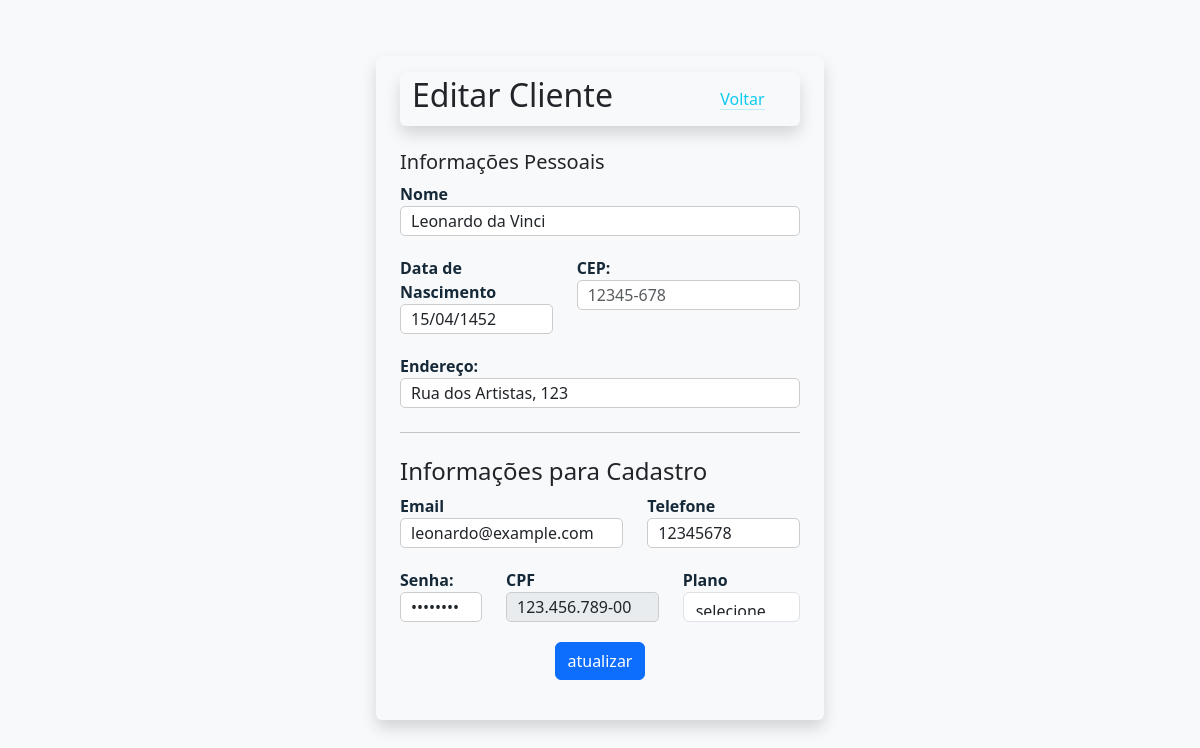
Page /healthtech_Vfinal/templates/editCliente.php?id=1 (signed in) on the committed database.
### tables this page shows
CREATE TABLE tb_cliente (
  id INTEGER UNSIGNED NOT NULL AUTO_INCREMENT,
  cpf VARCHAR(14) NOT NULL,
  nome VARCHAR(45) NULL,
  data_nascimento VARCHAR(10) NULL,
  telefone VARCHAR(45) NULL,
  endereco VARCHAR(200) NULL,
  cep VARCHAR(9) NULL,
  plano VARCHAR(25) NOT NULL,
  senha VARCHAR(50) NULL,
  email VARCHAR(50) NOT NULL,
  PRIMARY KEY(id),
  UNIQUE (cpf),
  UNIQUE (email)
);

### healthtech_Vfinal/config/url.php (called while the page is built, shortened)
<?php
  $BASE_URL = "http://".$_SERVER['SERVER_NAME'].dirname($_SERVER['REQUEST_URI'].'?');
?>

### healthtech_Vfinal/config/processamentoCliente.php (called while the page is built, shortened)
<?php
include_once("../config/url.php");
include_once("../config/conexao.php");
if (isset($_GET["id"])) {
    $id = $_GET["id"];
}
if (!empty($id)) {
    $query = "SELECT * FROM tb_cliente WHERE id = :id";
    $stmt = $conn->prepare($query);
    $stmt->bindParam(":id", $id);
    $stmt->execute();
    $onlyCliente = $stmt->fetch();
}

### healthtech_Vfinal/templates/editCliente.php (the view, shortened to what this page needs)
<?php
include_once("layout/head.php");
include_once("../config/processamentoCliente.php");
?>
<body class="bg-light">
   <div class="container">
      <div id="containerCliente">
         <div class="bg-light shadow rounded">
            <div class="col-md-9 py-3 px-4">
               <div class="form-wrap-cliente">
                  <div class="bg-light shadow rounded">
                     <div class="row">
                        <div class="col-md-9 py-1 px-4">
                           <h2>Editar Cliente</h2>
                        </div>
                        <div class="col-md-2 text-end">
                           <div class="link-wrapper">
                              <a href="tableCliente.php" class="link-info link-offset-2 link-underline-opacity-25 link-underline-opacity-100-hover">Voltar</a>
                           </div>
                        </div>
                     </div>
                  </div>
                  <br>
                  <form id="create-form" action="<?= $BASE_URL ?>/../config/processamentoCliente.php" method="POST">
                     <label for="infoP">
                        <h5>Informações Pessoais</h5>
                     </label>
                     <div class="col-md-12">
                        <div class="form-group">
                           <label for="nome">Nome</label>
                           <input type="text" id="nome" name="nome" placeholder="Digite o nome" value="<?= $onlyCliente['nome'] ?>" class="form-control">
                        </div>
                     </div>
                     <div class="row">
                        <div class="col-md-5">
                           <div class="form-group">
                              <label for="data_nascimento">Data de Nascimento</label>
                              <input type="text" id="data_nascimento" name="data_nascimento" placeholder="dd/mm/aaaa" onkeyup="adicionarBarraData(this)" maxlength="10" value="<?= $onlyCliente['data_nascimento'] ?>" class="form-control">
                           </div>
                        </div>
                        <div class="col-md-7">
                           <div class="form-group">
                              <label for="cep">CEP:</label>
                              <input type="text" id="cep" name="cep" placeholder="12345-678" onkeyup="adicionarTracoCEP(this)" maxlength="9" class="form-control">
                           </div>
                        </div>
                     </div>
                     <div class="col-md-12">
                        <div class="form-group">
                           <label for="endereco">Endereço:</label>
                           <input type="text" id="endereco" name="endereco" placeholder="Digite o endereço" value="<?= $onlyCliente['endereco'] ?>" class="form-control">
                        </div>
                     </div>
                     <hr class="my-4">
                     <label for="infoT">
                        <h4>Informações para Cadastro</h4>
                     </label>
                     <div class="row">
                        <div class="col-md-7">
                           <div class="form-group">
                              <label for="email">Email</label>
                              <input type="text" id="email" name="email" placeholder="Digite o seu email" value="<?= $onlyCliente['email'] ?>" class="form-control">
                           </div>
                        </div>
                        <div class="col-md-5">
                           <div class="form-group">
                              <label for="telefone">Telefone</label>
                              <input type="text" id="telefone" name="telefone" placeholder="(01) 12345-6789" onkeyup="adicionarParentesesTelefone(this)" maxlength="15" value="<?= $onlyCliente['telefone'] ?>" class="form-control">
                           </div>
                        </div>
                     </div>
                     <div class="row">
                        <div class="col-md-3">
                           <div class="form-group">
                              <label for="senha">Senha:</label>
                              <input type="password" id="senha" name="senha" placeholder="Digite a senha" value="<?= $onlyCliente['senha'] ?>" class="form-control">
                           </div>
                        </div>
                        <div class="col-md-5">
                           <div class="form-group">
                              <label for="cpf">CPF</label>
                              <input disabled type="text" id="cpf" name="cpf" placeholder="123.456.789-10" onkeyup="adicionarPontoCPF(this)" maxlength="14" value="<?= $onlyCliente['cpf'] ?>" class="form-control">
                           </div>
                        </div>
                        <div class="col-md-4">
                           <div class="form-group">
                              <label for="plano">Plano</label>
                              <select id="dropdown" name="plano" class="form-control">
                                 <option value="<?= $onlyCliente['plano'] ?>" selected>selecione</option>
                              </select>
                           </div>
                        </div>
                     </div>
                     <div class="mb-4 d-flex justify-content-center">
                        <button type="submit" class="btn btn-primary">atualizar</button>
                     </div>
                  </form>
               </div>
            </div>
         </div>
      </div>
      <?php
      include_once("layout/footer.php");
      ?>

### healthtech_Vfinal/css/style.css (style rules this page uses)
*, *::after, *::before { box-sizing: border-box; padding: 0; margin: 0; }
body { width: 100%; min-height: 100vh; background-size: cover; background-position: center; background-repeat: no-repeat; font-family: 'Mukta', sans-serif; }
.form-group { margin-bottom: 20px; }
.form-group label { font-weight: bold; color: #162938; }
.form-group input { width: 100%; padding: 10px; border: 1px solid #ccc; border-radius: 5px; }
.btn-primary { background-color: #162938; color: #fff; border: none; border-radius: 5px; padding: 10px 20px; cursor: pointer; }
.form-control { height: 30px; }
#containerCliente { display: flex; justify-content: center; align-items: center; height: 85vh; }
.form-wrap-cliente { width: 400px; }
.link-wrapper { margin-top: 15px; }

### rows in the picture
tb_cliente: nome "Leonardo da Vinci", data_nascimento "15/04/1452", endereco "Rua dos Artistas, 123", email "leonardo@example.com", telefone "12345678", cpf "123.456.789-00"
